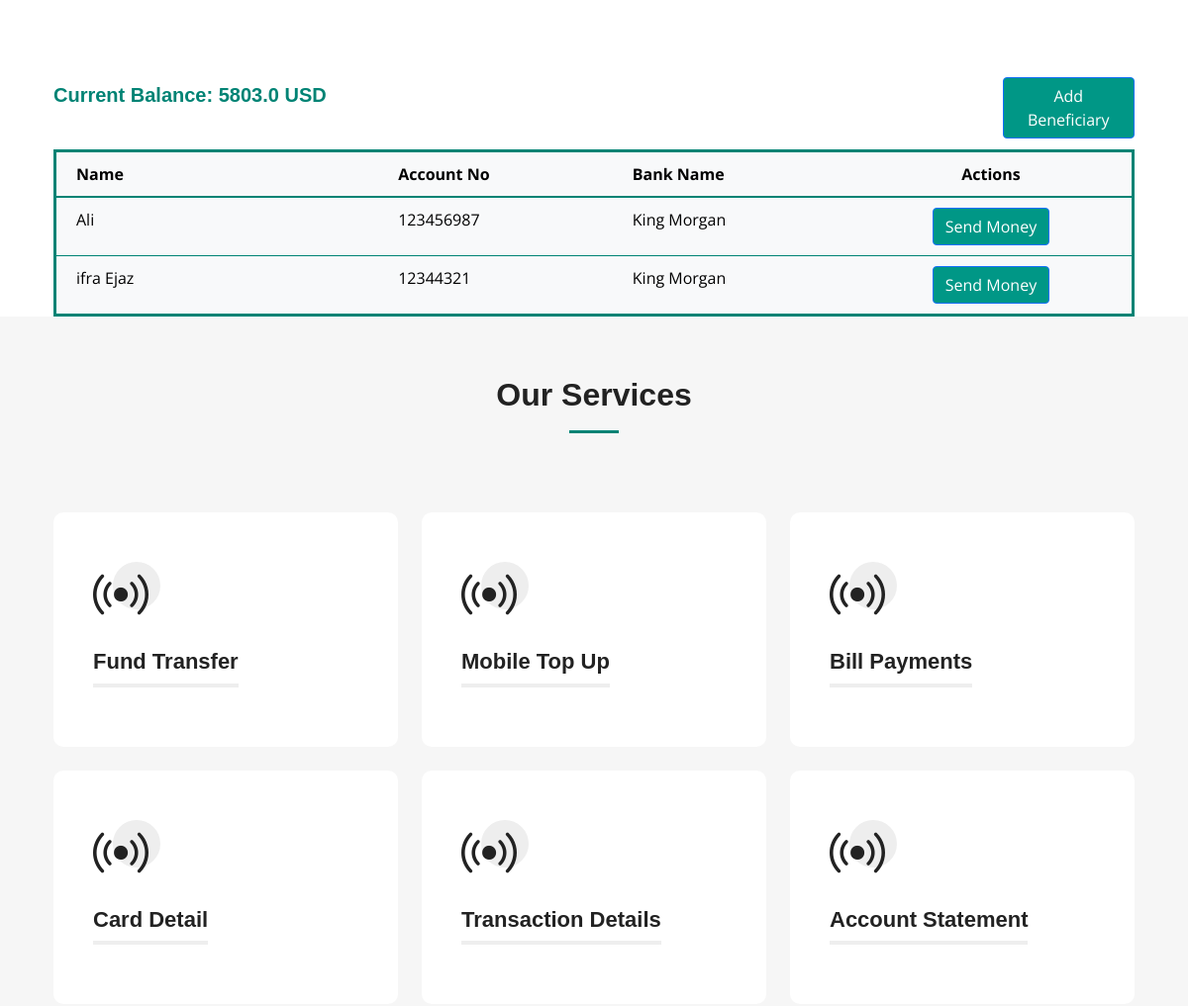
Before: /beneficiary/ (signed in, middle part) with the older database file.
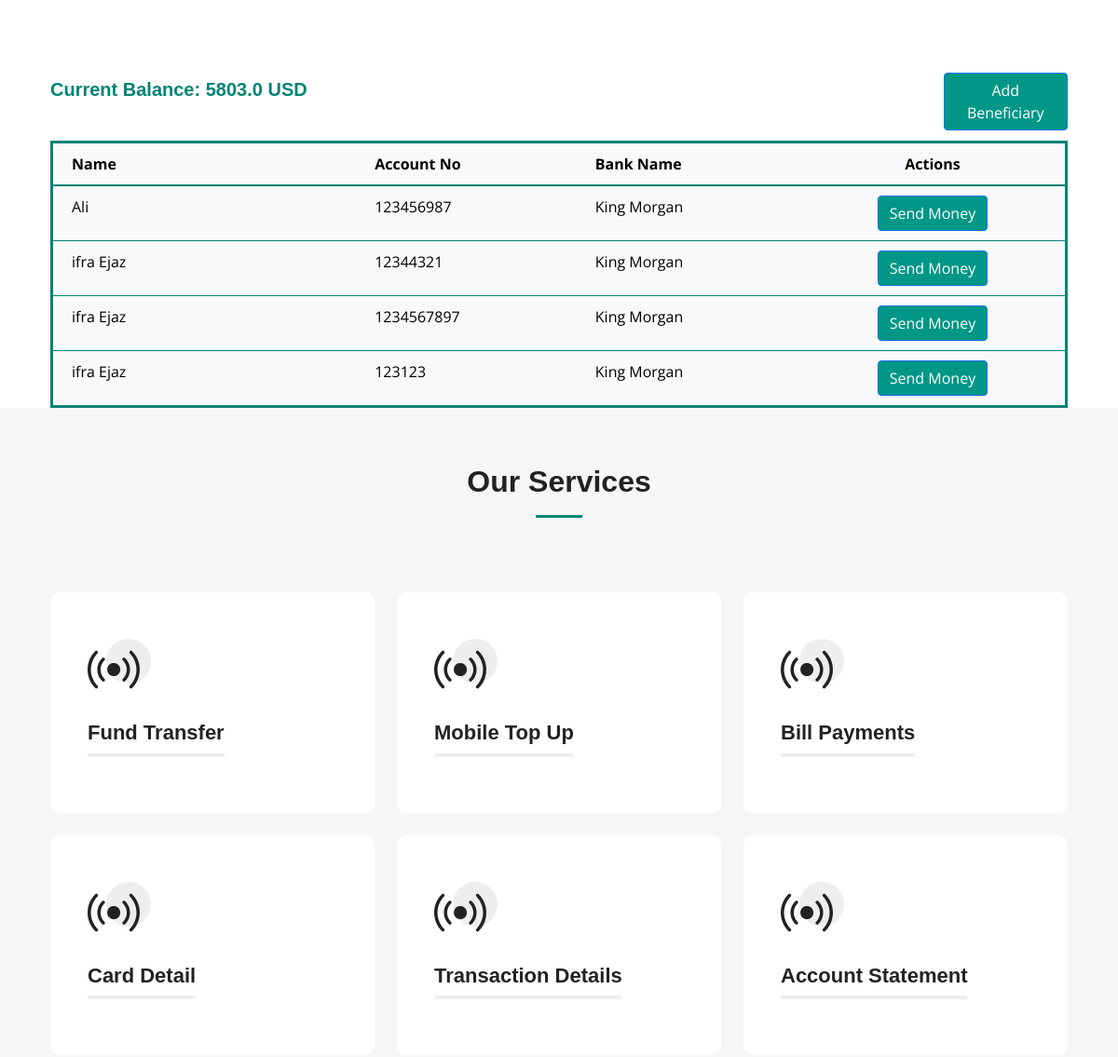
After: the same page with the newer database file.
### app/models.py (models this page shows)
class Beneficiary(models.Model):
    user = models.ForeignKey(User, on_delete=models.CASCADE)
    account_number = models.CharField(max_length=20, unique=True, default=0)
    name = models.CharField(max_length=100)
    bank = models.ForeignKey(Banks, on_delete=models.CASCADE, default=11)

class Banks(models.Model):
    name = models.CharField(max_length=100)
    swift_code = models.CharField(max_length=20,unique= True)

### app/views.py (the view)
# urls.py: path('beneficiary/', views.beneficiary, name='beneficiary'),
def beneficiary(request):
    user_id = request.session.get('user')
    user = get_object_or_404(User, pk=user_id)
    account = get_object_or_404(Accounts, user_id=user)
    beneficiaries = Beneficiary.objects.filter(user=user).select_related('bank')
    banks = Banks.objects.all()
    print(account.balance)
    return render(request, 'dashboard/beneficiary.html', {
        'beneficiaries': beneficiaries,
        'services': services,
        'banks': banks,
        'account': account
    })

### app/templates/Dashboard/beneficiary.html (shortened to what this page needs)
{% extends 'Dashboard/index.html' %}
{% load static %}
{% block extra_head %}
  <link href="https://cdnjs.cloudflare.com/ajax/libs/font-awesome/5.15.3/css/all.min.css" rel="stylesheet">
{% endblock extra_head %}
{% block content %}
<div class="section-header">
</div>
<div class="container">
    <div class="row">
        <div class="col-6">
            <h5 style="font-weight: bold; font-family: 'Arial', sans-serif; color: #008374; margin-top: 1%;">
                Current Balance: {{ account.balance }} USD
            </h5>
        </div>
        <div class="col-6">
            <a href="#" class="btn btn-primary" style="background-color:#009786; margin-left: 75%; margin-bottom: 2%;" data-bs-toggle="modal" data-bs-target="#addBeneficiaryModal">
                Add Beneficiary
            </a>
        </div>
    </div>
    <div class="row">
        <div class="col-12">
            <table class="table table-borderless table-hover" style="border-collapse: collapse; border: 3px solid #008374; margin-bottom: 0;">
                <thead style="border-bottom: 2px solid #008374; background-color: #f8f9fa;">
                    <tr>
                        <th style="padding: 10px 20px; width: 30%; border-bottom: 1px solid #008374;">Name</th>
                        <th style="padding: 10px 20px; border-bottom: 1px solid #008374;">Account No</th>
                        <th style="padding: 10px 20px; border-bottom: 1px solid #008374;">Bank Name</th>
                        <th style="padding: 10px 20px; border-bottom: 1px solid #008374; text-align: center;">Actions</th>
                    </tr>
                </thead>
                <tbody style="border: 2px solid #008374; background-color: #f8f9fa;">
                    {% for beneficiary in beneficiaries %}
                    <tr style="border-bottom: 1px solid #008374;">
                        <td style="padding: 10px 20px;">{{ beneficiary.name }}</td>
                        <td style="padding: 10px 20px;">{{ beneficiary.account_number }}</td>
                        <td style="padding: 10px 20px;">{{ beneficiary.bank.name }}</td>
                        <td style="padding: 10px 20px; text-align: center;">
                            <a href="{% url 'fundtransfer' %}?name={{ beneficiary.name }}&account={{ beneficiary.account_number }}&bank={{ beneficiary.bank.id }}&balance={{account.balance}}" class="btn btn-primary" style="background-color:#009786;">
                                Send Money
                            </a>
                        </td>
                    </tr>
                    {% endfor %}
                </tbody>
            </table>
        </div>
    </div>
</div>
<section id="services" class="services sections-bg">
  <div class="container" data-aos="fade-up">
    <div class="section-header">
      <h2>Our Services</h2>
    </div>
    <div class="row gy-4" data-aos="fade-up" data-aos-delay="100">
      {% for service in services %}
        <div class="col-lg-4 col-md-6">
          {% if service.url %}
            <a href="{% url service.url %}">
          {% endif %}
          <div class="service-item position-relative">
            <div class="icon">
              <i class="bi {{ service.icon }}"></i>
            </div>
            <h3>{{ service.name }}</h3>
          </div>
          {% if service.url %}
            </a>
          {% endif %}
        </div>
      {% endfor %}
    </div>
  </div>
</section>
{% endblock content %}

Changed rows visible on the page:
added Beneficiary: name "ifra Ejaz", account_number "1234567897", bank.name "King Morgan"
added Beneficiary: name "ifra Ejaz", account_number "123123", bank.name "King Morgan"
